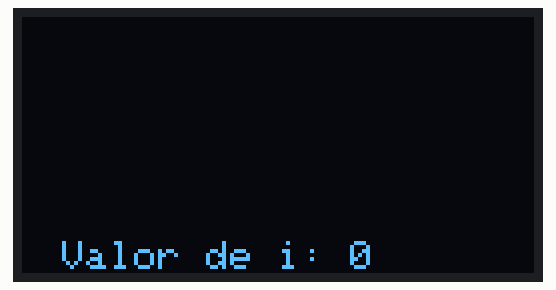
Bench run of a sketch on a simulated Arduino Uno, built with avr-gcc and run on an emulated ATmega328P. Shown: 128×64 one-colour display. What the sketch prints to the serial monitor is not drawn.

Above: at 0.1 s.
At 4.3 s:
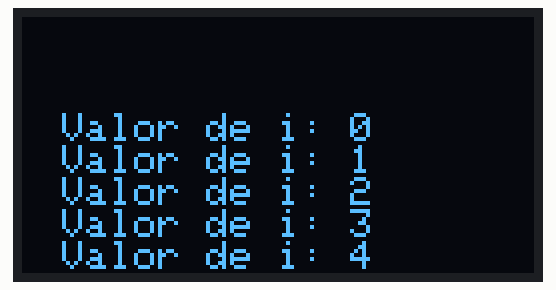
At 9.4 s:
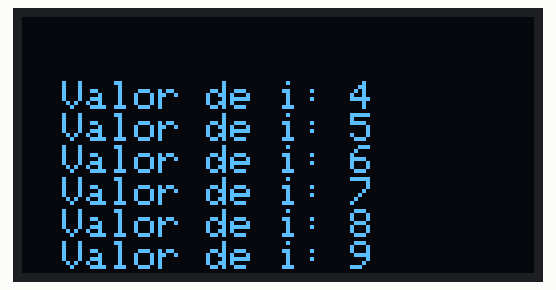
At 18.8 s:
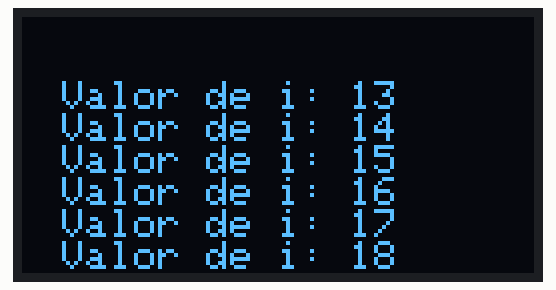
At 28.1 s:
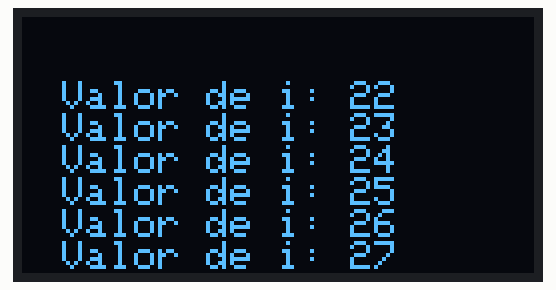
At 38.4 s:
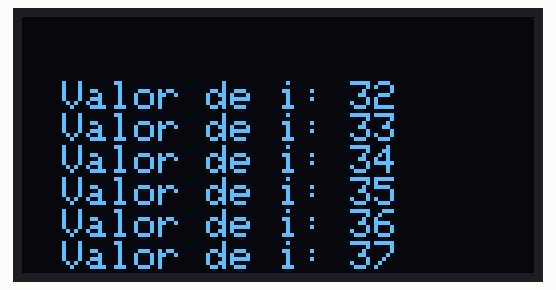

Measured:
- what the display in image 0 shows lasts 1.0 s, from 0.1 s to 1.1 s

The sketch:

serialMonitor.ino
```cpp
#include <Wire.h>
#include <Adafruit_GFX.h>
#include <Adafruit_SH110X.h>

#define SCREEN_WIDTH 128
#define SCREEN_HEIGHT 64

Adafruit_SH1106G display(SCREEN_WIDTH, SCREEN_HEIGHT, &Wire, -1);

const int maxLines = 6; // Cantidad máxima de líneas a mostrar
String lines[maxLines];
int currentLine = 0;

void setup() {
  Serial.begin(9600);
  display.begin(0x3C, true);
  display.clearDisplay();
  display.setTextSize(1);
  display.setTextColor(SH110X_WHITE);
  display.setCursor(10, 16);
  display.cp437(true);
  display.write(173);
  display.write(173);
  display.display();
}

void loop() {
  static int i = 0;

  // Borra la pantalla
  display.clearDisplay();

  // Actualiza las líneas en el arreglo
  lines[currentLine] = "Valor de i: " + String(i);
  currentLine = (currentLine + 1) % maxLines;

  // Muestra las líneas en orden
  int displayLine = 0;
  for (int j = 0; j < maxLines; j++) {
    int index = (currentLine + j) % maxLines;
    display.setCursor(10, displayLine * 8 + 16);
    display.print(lines[index]);
    displayLine++;
  }

  // Muestra la pantalla
  display.display();

  // Muestra el valor en el puerto serie
  Serial.println("Valor de i: " + String(i));

  i++;
  delay(1000);
}
```
